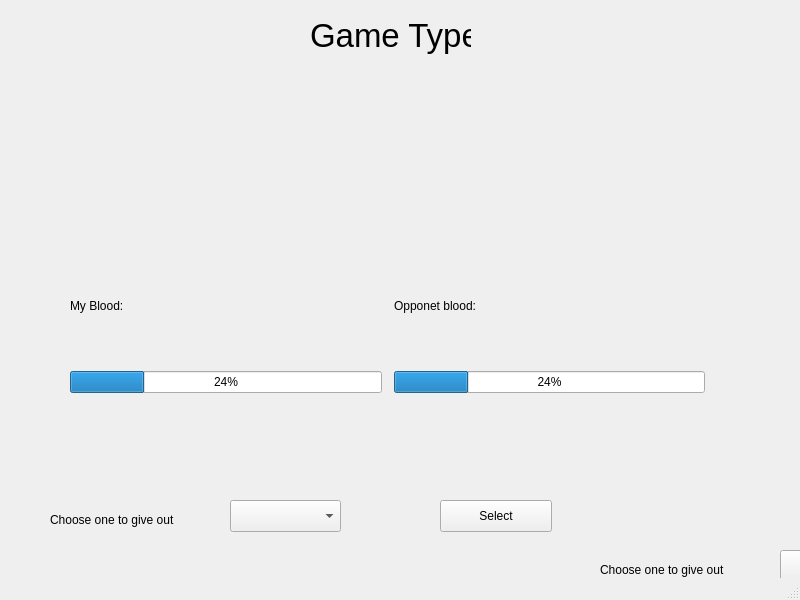
<?xml version="1.0" encoding="UTF-8"?>
<ui version="4.0">
 <class>Fight</class>
 <widget class="QMainWindow" name="Fight">
  <property name="geometry">
   <rect>
    <x>0</x>
    <y>0</y>
    <width>800</width>
    <height>600</height>
   </rect>
  </property>
  <property name="windowTitle">
   <string>MainWindow</string>
  </property>
  <widget class="QWidget" name="centralwidget">
   <widget class="QLabel" name="label_gameType">
    <property name="geometry">
     <rect>
      <x>310</x>
      <y>10</y>
      <width>161</width>
      <height>51</height>
     </rect>
    </property>
    <property name="font">
     <font>
      <pointsize>25</pointsize>
     </font>
    </property>
    <property name="text">
     <string>Game Type</string>
    </property>
   </widget>
   <widget class="QWidget" name="gridLayoutWidget">
    <property name="geometry">
     <rect>
      <x>70</x>
      <y>80</y>
      <width>641</width>
      <height>401</height>
     </rect>
    </property>
    <layout class="QGridLayout" name="gridLayout">
     <item row="4" column="5">
      <widget class="QLabel" name="label_opPkmAttr">
       <property name="text">
        <string>Opponet blood:</string>
       </property>
      </widget>
     </item>
     <item row="0" column="0" rowspan="4" colspan="2">
      <widget class="QLabel" name="label_myPkmPic">
       <property name="text">
        <string/>
       </property>
      </widget>
     </item>
     <item row="5" column="0" rowspan="2">
      <widget class="QProgressBar" name="progressBar_myBlood">
       <property name="value">
        <number>24</number>
       </property>
      </widget>
     </item>
     <item row="3" column="3">
      <layout class="QGridLayout" name="gridLayout_3">
       <item row="0" column="0">
        <layout class="QGridLayout" name="gridLayout_10"/>
       </item>
      </layout>
     </item>
     <item row="3" column="6">
      <layout class="QGridLayout" name="gridLayout_2"/>
     </item>
     <item row="2" column="3">
      <layout class="QGridLayout" name="gridLayout_4"/>
     </item>
     <item row="4" column="0">
      <widget class="QLabel" name="label_myPkmAttr">
       <property name="text">
        <string>My Blood:</string>
       </property>
      </widget>
     </item>
     <item row="3" column="4">
      <layout class="QGridLayout" name="gridLayout_6"/>
     </item>
     <item row="5" column="3">
      <layout class="QGridLayout" name="gridLayout_11"/>
     </item>
     <item row="1" column="2">
      <layout class="QGridLayout" name="gridLayout_13"/>
     </item>
     <item row="0" column="3">
      <layout class="QGridLayout" name="gridLayout_9"/>
     </item>
     <item row="5" column="5" rowspan="2">
      <widget class="QProgressBar" name="progressBar_opBlood">
       <property name="value">
        <number>24</number>
       </property>
      </widget>
     </item>
     <item row="3" column="1">
      <layout class="QGridLayout" name="gridLayout_7"/>
     </item>
     <item row="1" column="3">
      <layout class="QGridLayout" name="gridLayout_8"/>
     </item>
     <item row="6" column="3">
      <layout class="QGridLayout" name="gridLayout_12"/>
     </item>
     <item row="0" column="5" rowspan="4" colspan="2">
      <widget class="QLabel" name="label_opPkmPic">
       <property name="text">
        <string/>
       </property>
      </widget>
     </item>
     <item row="7" column="0">
      <layout class="QGridLayout" name="gridLayout_15">
       <item row="0" column="0">
        <widget class="QLabel" name="label_mySkill">
         <property name="text">
          <string/>
         </property>
        </widget>
       </item>
      </layout>
     </item>
     <item row="7" column="5">
      <widget class="QLabel" name="label_opSkill">
       <property name="text">
        <string/>
       </property>
      </widget>
     </item>
    </layout>
   </widget>
   <widget class="QPushButton" name="pushButton_select">
    <property name="geometry">
     <rect>
      <x>440</x>
      <y>500</y>
      <width>112</width>
      <height>32</height>
     </rect>
    </property>
    <property name="text">
     <string>Select</string>
    </property>
   </widget>
   <widget class="QComboBox" name="comboBox_giveOut">
    <property name="geometry">
     <rect>
      <x>230</x>
      <y>500</y>
      <width>111</width>
      <height>32</height>
     </rect>
    </property>
   </widget>
   <widget class="QLabel" name="label_giveOut">
    <property name="geometry">
     <rect>
      <x>50</x>
      <y>510</y>
      <width>151</width>
      <height>20</height>
     </rect>
    </property>
    <property name="text">
     <string>Choose one to give out</string>
    </property>
   </widget>
   <widget class="QPushButton" name="pushButton_select_2">
    <property name="geometry">
     <rect>
      <x>990</x>
      <y>550</y>
      <width>112</width>
      <height>32</height>
     </rect>
    </property>
    <property name="text">
     <string>Select</string>
    </property>
   </widget>
   <widget class="QComboBox" name="comboBox_giveOut_2">
    <property name="geometry">
     <rect>
      <x>780</x>
      <y>550</y>
      <width>111</width>
      <height>32</height>
     </rect>
    </property>
   </widget>
   <widget class="QLabel" name="label_giveOut_2">
    <property name="geometry">
     <rect>
      <x>600</x>
      <y>560</y>
      <width>151</width>
      <height>20</height>
     </rect>
    </property>
    <property name="text">
     <string>Choose one to give out</string>
    </property>
   </widget>
  </widget>
  <widget class="QMenuBar" name="menubar">
   <property name="geometry">
    <rect>
     <x>0</x>
     <y>0</y>
     <width>800</width>
     <height>22</height>
    </rect>
   </property>
  </widget>
  <widget class="QStatusBar" name="statusbar"/>
 </widget>
 <resources/>
 <connections/>
</ui>
